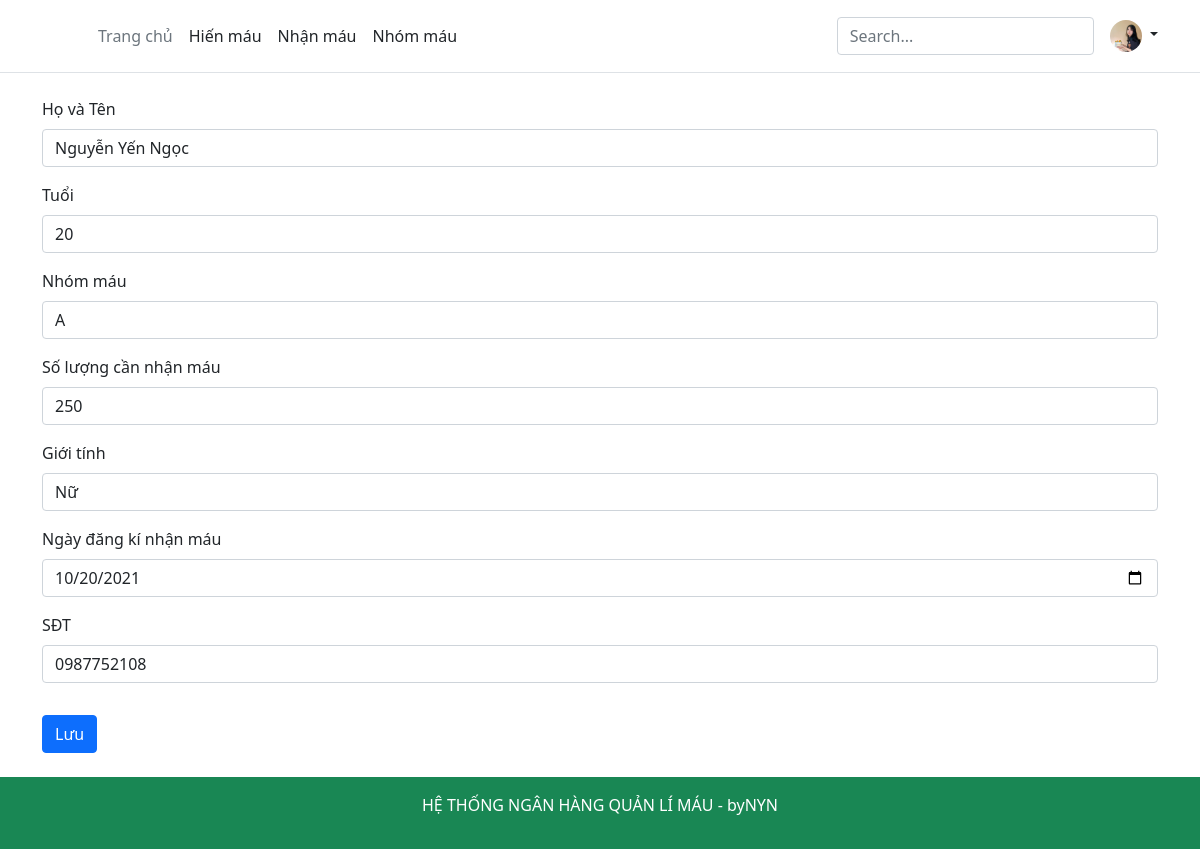
Screenshot of /sua.php?reci_id=2 with the database file from the repository.
### tables this page shows
CREATE TABLE `blood_recipient` (
  `reci_id` int(11) NOT NULL,
  `reci_name` varchar(100) DEFAULT NULL,
  `reci_age` int(11) DEFAULT NULL,
  `reci_bgrp` char(10) DEFAULT NULL,
  `reci_bqnty` int(11) DEFAULT NULL,
  `reci_sex` varchar(20) DEFAULT NULL,
  `reci_reg_date` date DEFAULT NULL,
  `reci_phno` varchar(50) DEFAULT NULL
);

### src/sua.php (the view, shortened to what this page needs)
    <?php
        include('header.php');
    ?>
    <div class="container">
        <?php
            $conn = mysqli_connect('localhost', 'root', '', 'hienmau');
            $id = $_GET['reci_id'];
            $sql = "SELECT * from blood_recipient where reci_id = $id";
            $result = mysqli_query($conn, $sql);
            if (mysqli_num_rows($result) > 0) {
                while ($row = mysqli_fetch_assoc($result)) {
        ?>
        <form class="mt-4" method="POST" action="">
            <div class="mb-3">
                <label for="fullName" class="form-label">Họ và Tên</label>
                <input type="text" name="fullName" class="form-control" id="fullName" value="<?php echo $row['reci_name'] ?>">
            </div>
            <div class="mb-3">
                <label for="tuoi" class="form-label">Tuổi </label>
                <input type="text" name="tuoi" class="form-control" id="tuoi" value="<?php echo $row['reci_age'] ?>" >
            </div>
            <div class="mb-3">
                <label for="nhommau" class="form-label">Nhóm máu</label>
                <input type="text" name="nhommau" class="form-control" id="nhommau" value="<?php echo $row['reci_bgrp'] ?>">
            </div>
            <div class="mb-3">
                <label for="slcannhanmau" class="form-label">Số lượng cần nhận máu</label>
                <input type="text" name="slcannhanmau" class="form-control" id="slcannhanmau" value="<?php echo $row['reci_bqnty'] ?>">
            </div>
            <div class="mb-3">
                <label for="gioitinh" class="form-label">Giới tính</label>
                <input type="text" name="gioitinh" class="form-control" id="gioitinh" value="<?php echo $row['reci_sex'] ?>" >
            </div>
            <div class="mb-3">
                <label for="ngaydk" class="form-label">Ngày đăng kí nhận máu </label>
                <input type="date" name="ngaydk" class="form-control" id="ngaydk" value="<?php echo $row['reci_reg_date'] ?>" >
            </div>
            <div class="mb-3">
                <label for="sdt" class="form-label">SĐT</label>
                <input type="text" name="sdt" class="form-control" id="sdt" value="<?php echo $row['reci_phno'] ?>">
            </div>
            <button type="submit" class="btn btn-primary mt-3 mb-4" name="sua">Lưu  </button>
        </form>
        <?php }
            }
        ?>
    </div>
<?php
include('./footer.php');
?>

### rows the page displays
blood_recipient: fullName "Nguyễn Yến Ngọc", tuoi "20", nhommau "A", slcannhanmau "250", gioitinh "Nữ", ngaydk "10/20/2021", sdt "0987752108"
